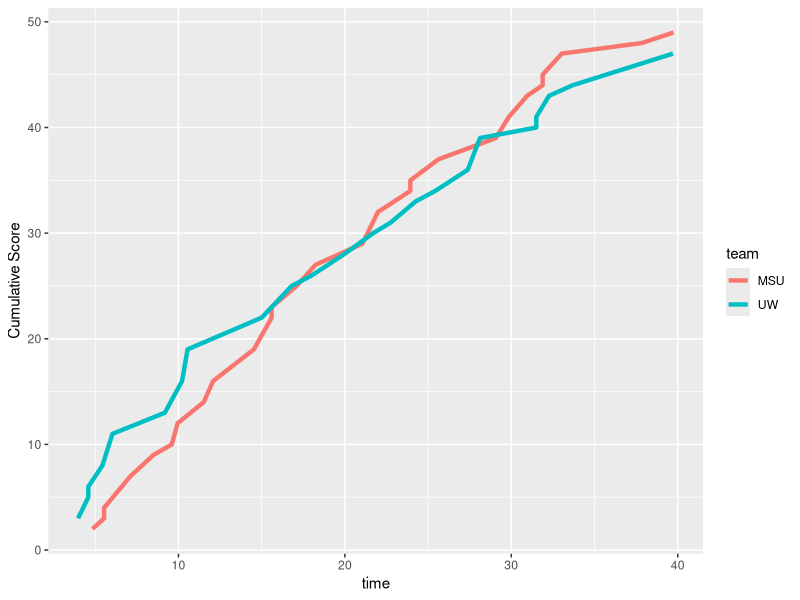

Write the R code that produced this figure.
# Nathan Kroeze
# 12/2/2022
# Exercise 10

library(tidyverse)

### Cumulative Scores

setwd("C:/Users/Natha/Desktop/Biocomputing/Exercise10")
game <- read.table("UWvMSU_1-22-13.txt",sep = "", header = TRUE)

MSU <- game[game$team=="MSU",]
UW <- game[game$team=="UW",]

MSU_score <- MSU$score
UW_score <- UW$score

sum_MSU <- vector("numeric",length(MSU_score))
sum_UW <- vector("numeric",length(UW_score))


for(i in 1:length(MSU_score)){
  sum_MSU[i] <- sum(MSU_score[1:i])
}
for(i in 1:length(UW_score)){
  sum_UW[i] <- sum(UW_score[1:i])
}

MSU$cum_score <- sum_MSU
UW$cum_score <- sum_UW
game2 <- rbind(MSU,UW)

ggplot(game2, aes(x = time, y = cum_score, group = team)) + 
  geom_line(aes(color = team),linewidth = 1.5) + ylab("Cumulative Score")



### Number Game

number = sample(1:100,1)
count = 0

for(i in 1:10){
  input <- readline("Guess: ")
  if(input == number){
    print("Correct!")
    break
  }else if(input < number){
    print("Higher...")
  }else{print("Lower...")}
  count <- count + 1
  if(count == 10){
    print("Better luck next time!")
    count <- 0
  }
}
